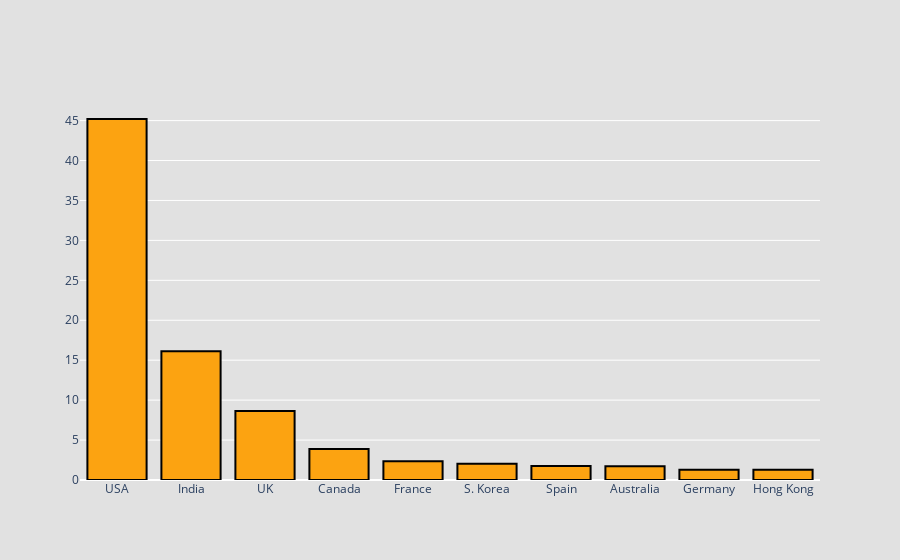

Notebook source saved alongside this figure:
### Code cell
fig = go.Figure(data=[go.Bar(x=df.index, y=df['count'].to_list())])
fig.update_traces(marker_color='#fca311', marker_line_color='black',
                  marker_line_width=2)
fig.update_traces(marker=dict(line=dict(color='black', width=2)), textfont=dict(family="Helvetica",size=16,color="black"),hoverlabel=dict(font_size=14,font_family="Helvetica"))
fig.update_layout(paper_bgcolor="#e1e1e1", plot_bgcolor = 'rgba(0, 0, 0, 0)', hoverlabel_bordercolor='black' )
fig.show()

### Figure 1 — Plotly figure (JSON) as saved in the notebook; plotly's stock layout.template omitted (floating-point values rounded to 4 significant figures)
{"data": [{"hoverlabel": {"font": {"family": "Helvetica", "size": 14}}, "marker": {"color": "#fca311", "line": {"color": "black", "width": 2}}, "textfont": {"color": "black", "family": "Helvetica", "size": 16}, "type": "bar", "x": ["USA", "India", "UK", "Canada", "France", "S. Korea", "Spain", "Australia", "Germany", "Hong Kong"], "y": [45.2, 16.13, 8.64, 3.89, 2.34, 2.04, 1.74, 1.73, 1.28, 1.27]}], "layout": {"hoverlabel": {"bordercolor": "black"}, "paper_bgcolor": "#e1e1e1", "plot_bgcolor": "rgba(0, 0, 0, 0)"}}
